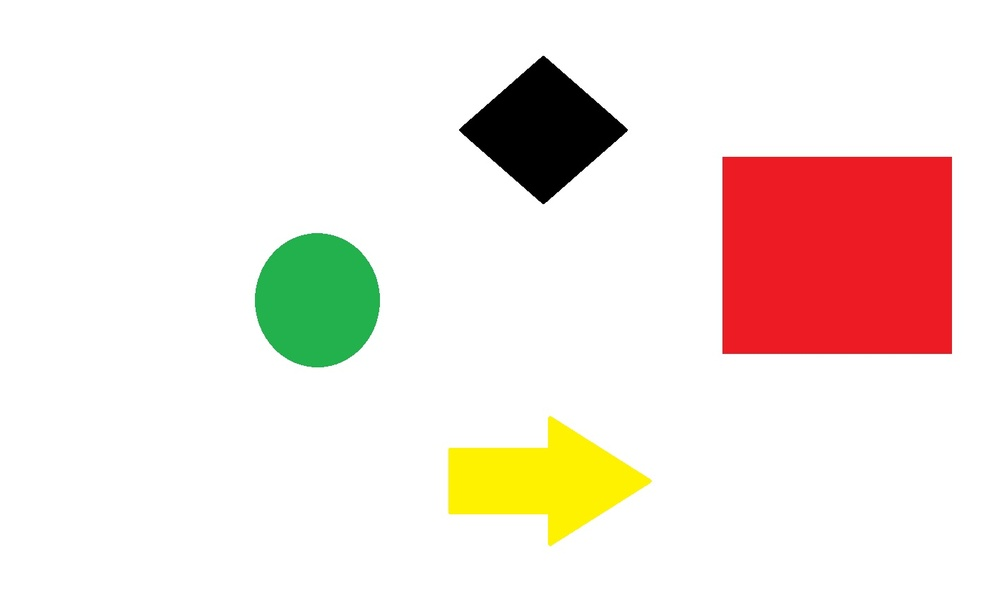
#> input picture Task11/test_1.jpg, 1000 x 616 px, shrunk from 1416 x 872 before the run
$ python __init__.py
#> lines starting #> are read from the running program, lines starting #| are printed output that depends on the picture; after the words box and inside, x2 and y2 are one past the last pixel; in counts of white or black regions, pixels touching at a corner belong together
import cv2
import numpy as np

# загружает изображение из файла
image = cv2.imread("test_1.jpg")
#> image is the input picture: shape (616, 1000, 3); mean B, G, R 224.2, 231, 243.5
result_image = image.copy()

blurred_image = cv2.GaussianBlur(image, (11, 11), 0) #добавляет размытие к изображению
hsv_image = cv2.cvtColor(blurred_image, cv2.COLOR_BGR2HSV) #преобразует изображение в цветовую модель HSV
#> hsv_image: shape (616, 1000, 3); mean H, S, V 17.1, 26.5, 246.6

hsv_min = np.array((36, 25, 25), np.uint8) #устанавливает минимальные значения для зеленого цвета
hsv_max = np.array((70, 255, 255), np.uint8)

green_mask = cv2.inRange(hsv_image, hsv_min, hsv_max) #создает маску для зеленого цвета, создает бинарную маску: 255 для зеленых пикселей, 0 для остальных
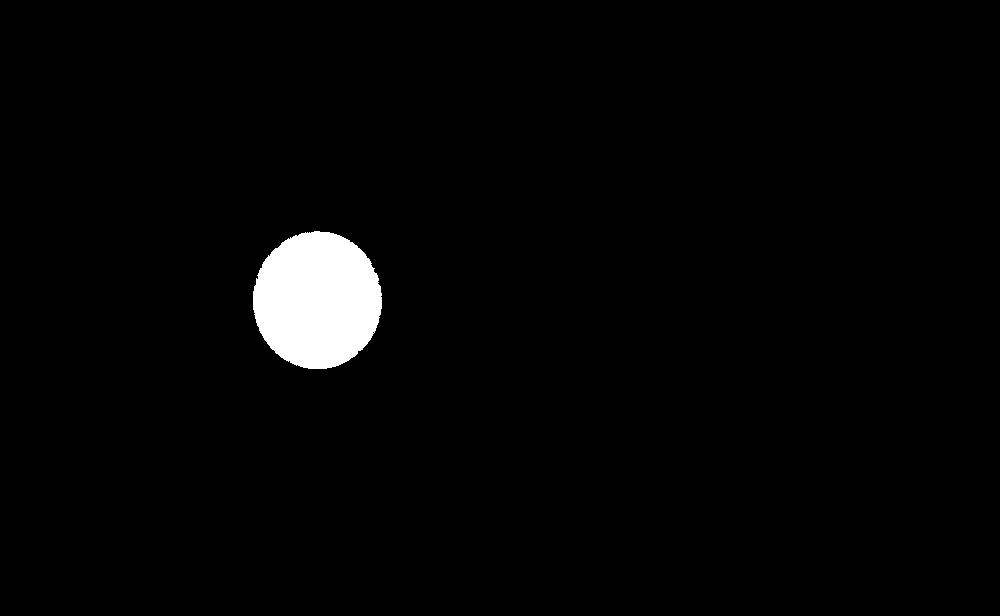
#> green_mask: shape (616, 1000); 2.3% white; 1 white region
contours, hierarchy = cv2.findContours(green_mask.copy(), cv2.RETR_EXTERNAL, cv2.CHAIN_APPROX_SIMPLE) #находит контуры на маске
#> contours = 1 contour; box (x1, y1, x2, y2) and area: (253, 231, 382, 369) 13719

    #findContours() - находит контуры на бинарном изображении
    #RETR_EXTERNAL - возвращает только внешние контуры (игнорирует дыры внутри)
    #CHAIN_APPROX_SIMPLE - упрощает контур (сохраняет только угловые точки)
    #contours - список найденных контуров
    #hierarchy - иерархия между контурами (здесь не используется)

for i, contour in enumerate(contours):
    if cv2.contourArea(contour) < 100: #если площадь контура меньше 100, то пропускаем
        continue

    x, y, w, h = cv2.boundingRect(contour) #находит прямоугольник, в который вписан контур
    center_x = int(x + w/2)
    center_y = int(y + h/2)

    cv2.circle(result_image, (center_x, center_y), 10, (0, 0, 255), -1)
    cv2.drawContours(result_image, [contour], -1, (255, 0, 0), 2)

    print(f"Объект {i+1}: центр в точке ({center_x}, {center_y}), размер: {w}x{h}")
#> this loop made 1 pass
#> (x, y, w, h, center_x, center_y) on pass 1: (253, 231, 129, 138, 317, 300)
#| Объект 1: центр в точке (317, 300), размер: 129x138
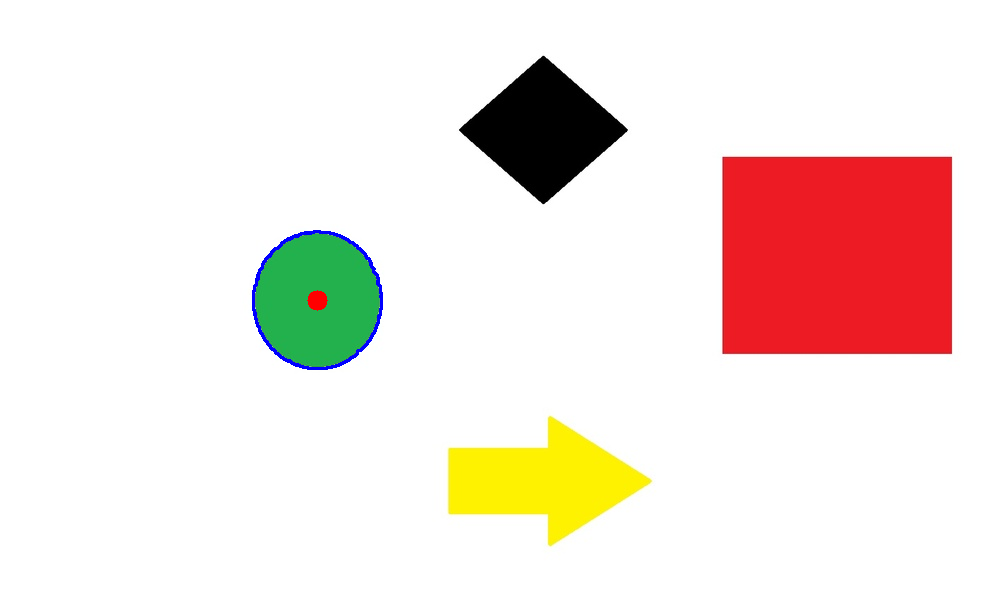
#> result_image: shape (616, 1000, 3); 0.29% of pixels changed, all inside (x1, y1, x2, y2) = (252, 230, 383, 370)

cv2.imshow("Оригинальное изображение", image)
cv2.imshow("Зеленая маска", green_mask)
cv2.imshow("Результат с отмеченными центрами", result_image)

cv2.waitKey(0)
cv2.destroyAllWindows()
#исходное изображение -> размытие -> HSV конвертация -> цветовая маска -> нахождение контуров -> отрисовка результатов
